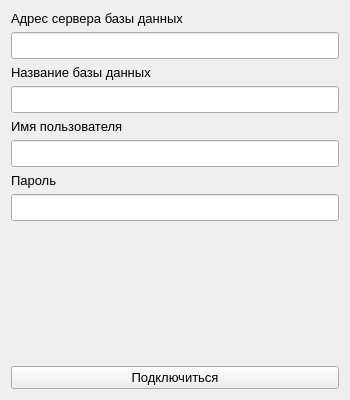
<?xml version="1.0" encoding="UTF-8"?>
<ui version="4.0">
 <class>login</class>
 <widget class="QWidget" name="login">
  <property name="geometry">
   <rect>
    <x>0</x>
    <y>0</y>
    <width>350</width>
    <height>400</height>
   </rect>
  </property>
  <property name="font">
   <font>
    <pointsize>10</pointsize>
   </font>
  </property>
  <property name="windowTitle">
   <string>Form</string>
  </property>
  <layout class="QGridLayout" name="gridLayout">
   <item row="0" column="0">
    <widget class="QLabel" name="label">
     <property name="text">
      <string>Адрес сервера базы данных</string>
     </property>
    </widget>
   </item>
   <item row="1" column="0">
    <widget class="QLineEdit" name="Address_DB">
     <property name="font">
      <font>
       <pointsize>12</pointsize>
      </font>
     </property>
    </widget>
   </item>
   <item row="2" column="0">
    <widget class="QLabel" name="label_2">
     <property name="text">
      <string>Название базы данных</string>
     </property>
    </widget>
   </item>
   <item row="3" column="0">
    <widget class="QLineEdit" name="Name_DB">
     <property name="font">
      <font>
       <pointsize>12</pointsize>
      </font>
     </property>
    </widget>
   </item>
   <item row="4" column="0">
    <widget class="QLabel" name="label_3">
     <property name="text">
      <string>Имя пользователя</string>
     </property>
    </widget>
   </item>
   <item row="5" column="0">
    <widget class="QLineEdit" name="User_Name">
     <property name="font">
      <font>
       <pointsize>12</pointsize>
      </font>
     </property>
    </widget>
   </item>
   <item row="6" column="0">
    <widget class="QLabel" name="label_4">
     <property name="text">
      <string>Пароль</string>
     </property>
    </widget>
   </item>
   <item row="7" column="0">
    <widget class="QLineEdit" name="User_Pass">
     <property name="font">
      <font>
       <pointsize>12</pointsize>
      </font>
     </property>
    </widget>
   </item>
   <item row="8" column="0">
    <spacer name="verticalSpacer">
     <property name="orientation">
      <enum>Qt::Vertical</enum>
     </property>
     <property name="sizeHint" stdset="0">
      <size>
       <width>20</width>
       <height>56</height>
      </size>
     </property>
    </spacer>
   </item>
   <item row="9" column="0">
    <widget class="QPushButton" name="But_Connection">
     <property name="text">
      <string>Подключиться</string>
     </property>
    </widget>
   </item>
  </layout>
 </widget>
 <resources/>
 <connections/>
</ui>
